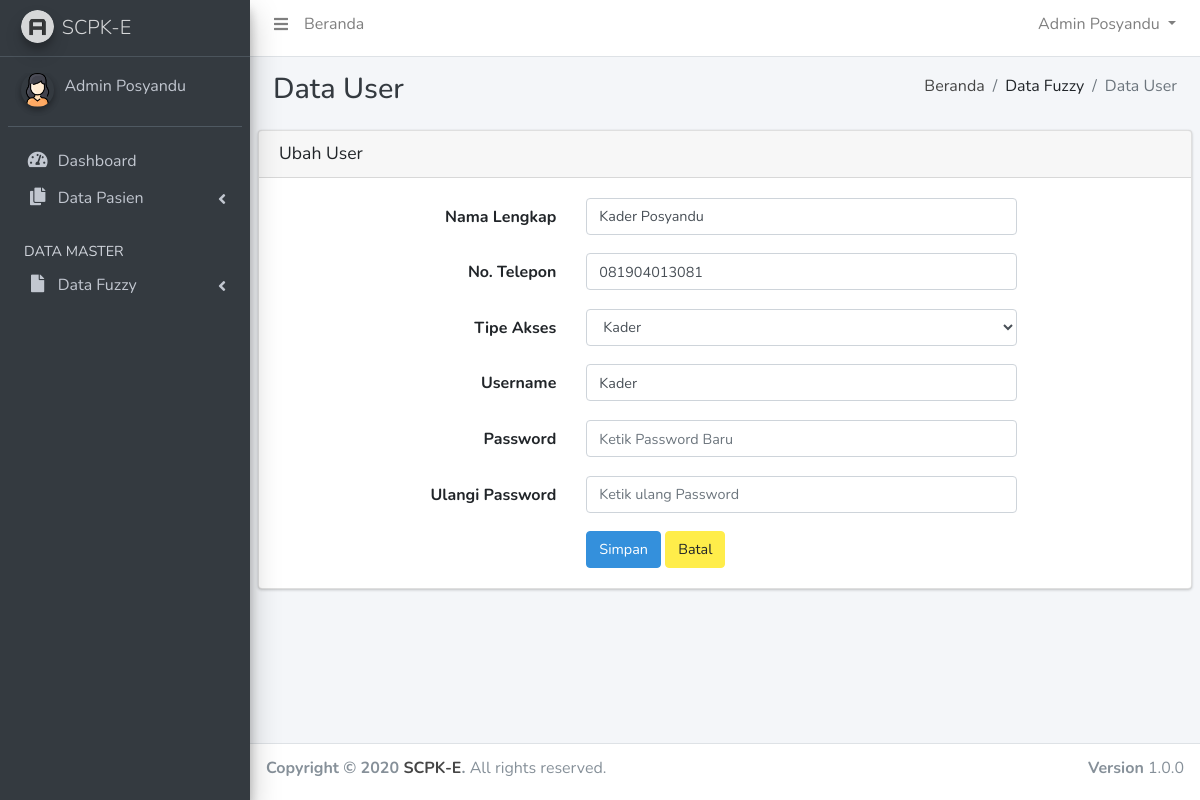
The page /scpk-e/?page=user-input&stat=ubah&id=2 (signed in) on the database its author committed.
### tables this page shows
CREATE TABLE `user` (
  `id_user` int(2) NOT NULL,
  `nama_lengkap` varchar(50) NOT NULL,
  `no_telepon` varchar(13) NOT NULL,
  `username` varchar(20) NOT NULL,
  `password` varchar(50) NOT NULL,
  `tipe_akses` int(1) NOT NULL,
  `terdaftar` datetime NOT NULL
);

### scpk-e/config/library.php (called while the page is built, shortened)
<?php
function antiinjec($data){
  $filter_sql = mysql_real_escape_string(stripslashes(strip_tags(htmlspecialchars($data,ENT_QUOTES))));
  return $filter_sql;
}
?>

### scpk-e/config/koneksi.php (called while the page is built, shortened)
<?php
function querydb($query)
{
	$result=mysql_query($query) or die ("gagal melakukan Query=$query");
	return $result;
}
?>

### scpk-e/input_user.php (the view, shortened to what this page needs)
<?php
$stat	= @$_GET['stat'];
$id		= (int)antiinjec(@$_GET['id']);
if($stat=="ubah") {
	$hdata=querydb("SELECT id_user, nama_lengkap, no_telepon, terdaftar, username, tipe_akses FROM user WHERE id_user=$id");
	$data=mysql_fetch_array($hdata);
}
		?>
<div class="content-header">
  <div class="container-fluid">
    <div class="row mb-2">
      <div class="col-sm-6">
        <h1 class="m-0 text-dark">Data User</h1>
      </div>
      <div class="col-sm-6">
        <ol class="breadcrumb float-sm-right">
          <li class="breadcrumb-item"><a href="?page=home">Beranda</a></li>
          <li class="breadcrumb-item">Data Fuzzy</li>
          <li class="breadcrumb-item active">Data User</li>
        </ol>
      </div>
    </div>
  </div>
</div>
<section class="content">
  	<div class="row">
		<div class="col-12">
			<div class="card">
				<div class="card-header">
					<h2 class="card-title" style="margin-bottom: 1px;"><?php if($stat=="tambah") { echo "Tambah"; } elseif($stat=="ubah") { echo "Ubah"; } ?> User</h2>
				</div>
				<div class="card-body">
						<form class="needs-validation" action="?page=user-input&stat=<?php echo $stat; ?>" method="post" enctype="multipart/form-data" name="form1" id="form1" novalidate>
    						<div class="form-group row">
      							<label class="col-md-4 col-form-label text-md-right" for="validationCustom01">Nama Lengkap</label>
								<div class="col-md-6">
									<input type="text" class="form-control" id="validationCustom01" name="nama_lengkap" value="<?php echo"$data[nama_lengkap]";?>" required>
								</div>
    						</div>
    						<div class="form-group row">
      							<label class="col-md-4 col-form-label text-md-right" for="validationCustom02">No. Telepon</label>
								<div class="col-md-6">
									<input type="number" class="form-control" id="validationCustom02" name="no_telepon" value="<?php echo"$data[no_telepon]";?>" required>
								</div>
    						</div>
							<div class="form-group row">
      							<label class="col-md-4 col-form-label text-md-right" for="validationCustom03">Tipe Akses</label>
								<div class="col-md-6">
									<select class="form-control" id="validationCustom03" name="tipe_akses" required>
										<option value="1" <?php if($data['tipe_akses']==1) { echo "selected"; } ?>>Kader</option>
									</select>
								</div>
    						</div>
    						<div class="form-group row">
      							<label class="col-md-4 col-form-label text-md-right" for="validationCustom04">Username</label>
								<div class="col-md-6">
									<input type="text" class="form-control" id="validationCustom04" name="username" value="<?php echo"$data[username]";?>" required>
								</div>
    						</div>
    						<div class="form-group row">
      							<label class="col-md-4 col-form-label text-md-right" for="validationCustom05">Password</label>
								<div class="col-md-6">
									<input type="password" class="form-control" id="validationCustom05" name="password" <?php if($stat=="ubah") { echo "placeholder='Ketik Password Baru'"; } ?> required>
      							</div>
    						</div>
    						<div class="form-group row">
      							<label class="col-md-4 col-form-label text-md-right" for="validationCustom06">Ulangi Password</label>
								<div class="col-md-6">
									<input type="password" class="form-control" id="validationCustom06" name="password2" <?php if($stat=="ubah") { echo "placeholder='Ketik ulang Password'"; } ?> required>
      							</div>
    						</div>
							<div class="form-group row mb-0">
								<div class="col-md-8 offset-md-4">
									<button type="submit" class="btn btn-primary" value="Simpan" name="stat_simpan">Simpan</button>
									<button type="submit" class="btn btn-warning" onclick="window.history.back();" value="Batal">Batal</button>
								</div>
							</div>
						</form>
				</div>
			</div>
		</div>
	</div>
</section>

### rows shown on the page
user: nama_lengkap "Kader Posyandu", no_telepon "081904013081", tipe_akses "Kader", username "Kader"
